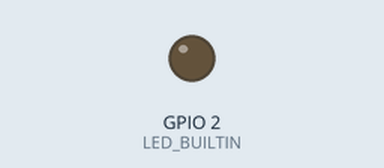
This sketch was run on a simulated ESP8266 (NodeMCU). Parts: output pins drawn as LEDs (lit = HIGH, except the on-board LED, lit = LOW). WiFi joins after 1.5 s; servers stay silent unless stated; what the sketch prints to the serial monitor is not drawn.

Above: at 1.7 s.
At 6.2 s:
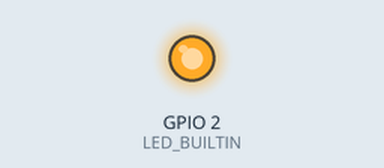
Timing chart, 0 to 7.3 s (numbered marks = the images above):
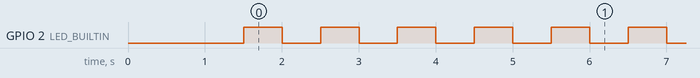

Measured:
- by itself, GPIO 2 (LED_BUILTIN): goes 18 × (HIGH 0.50 s, LOW 0.50 s), HIGH 0.70 s, 109 × (LOW 0.50 s, HIGH 0.50 s), LOW 0.50 s, then HIGH
- by itself, everything shown: repeats every 5.0 s, in 10 steps

The sketch:

sketch_apr20a.ino
```cpp
#include <Arduino.h>
#include <ESP8266WiFi.h>
#include <ESP8266HTTPClient.h>
#include <ESP8266httpUpdate.h>

const char* ssid = "realme C65 5G";
const char* password = "chandwani8";

// S3 HTTP Endpoint (Verify: Browser mein download honi chahiye ye link)
String updateURL = "http://iotcicdframework.s3-website-us-east-1.amazonaws.com/sketch_apr20a.ino.bin";

void setup() {
    Serial.begin(115200);
    pinMode(LED_BUILTIN, OUTPUT);

    Serial.println("\n--- OTA Version 1.0 Starting ---");

    WiFi.begin(ssid, password);
    while (WiFi.status() != WL_CONNECTED) {
        delay(500);
        Serial.print(".");
    }
    Serial.println("\nWiFi Connected!");
    Serial.print("IP Address: ");
    Serial.println(WiFi.localIP());
}

void loop() {
    // LED Indication
    digitalWrite(LED_BUILTIN, !digitalRead(LED_BUILTIN));
    delay(500);

    // Wait 20 seconds then attempt update once
    static bool updateAttempted = false;
    if (millis() > 20000 && !updateAttempted) {
        updateAttempted = true;
        Serial.println("Starting Update Process...");

        WiFiClient client;

        // S3 ke redirects handle karne ke liye (Important for AWS)
        ESPhttpUpdate.setFollowRedirects(HTTPC_STRICT_FOLLOW_REDIRECTS);

        // OTA update call
        t_httpUpdate_return ret = ESPhttpUpdate.update(client,"http://iotcicdframework.s3-website-us-east-1.amazonaws.com/sketch_apr20a.ino.bin");

        switch(ret) {
            case HTTP_UPDATE_FAILED:
                Serial.printf("Update Failed! Error (%d): %s\n",
                    ESPhttpUpdate.getLastError(),
                    ESPhttpUpdate.getLastErrorString().c_str());
                break;

            case HTTP_UPDATE_NO_UPDATES:
                Serial.println("Server returned no updates.");
                break;

            case HTTP_UPDATE_OK:
                Serial.println("Update Success! System will reboot...");
                // Device automatically reboots on success
                break;
        }
    }
}
```
